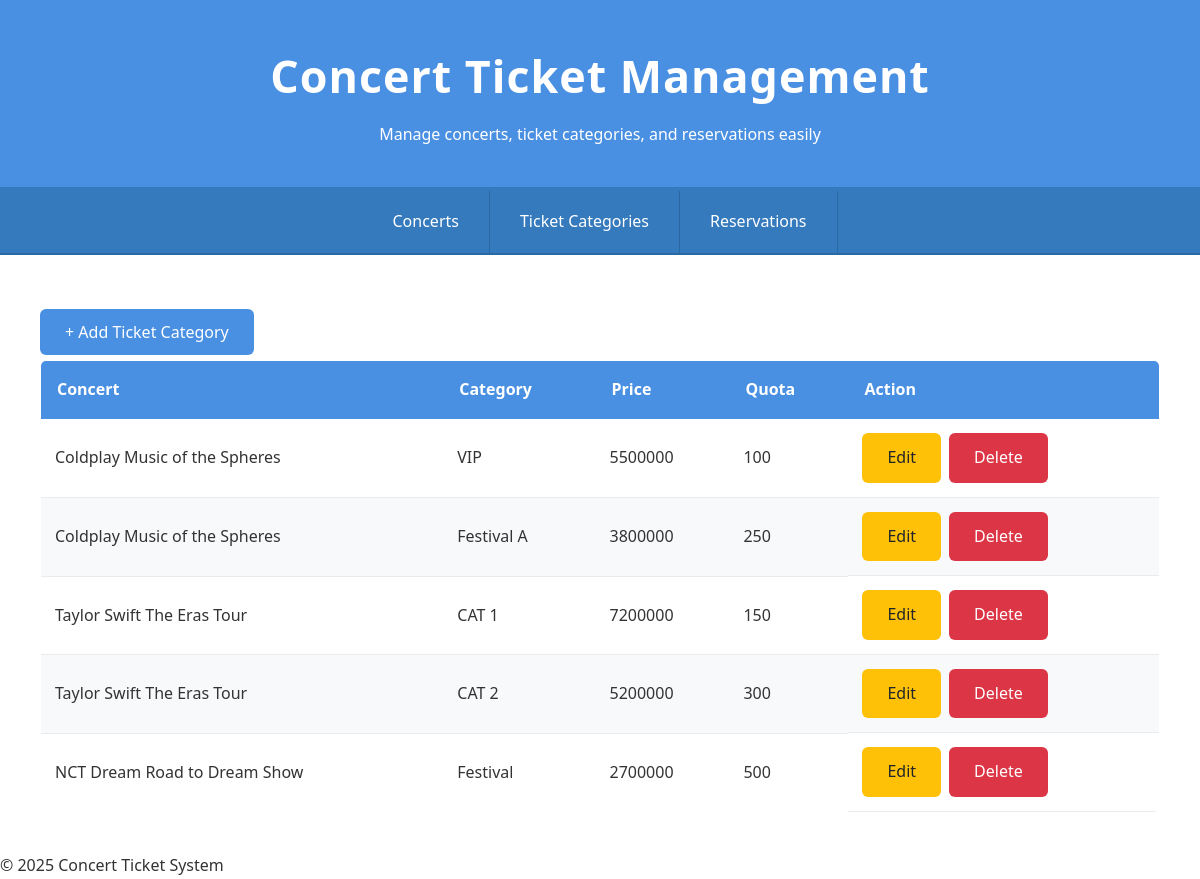
Page /?page=ticket&action=list on the committed database.
### tables this page shows
CREATE TABLE `ticket_category` (
  `id_ticket_category` int(11) NOT NULL,
  `id_concert` int(11) DEFAULT NULL,
  `category_name` varchar(50) DEFAULT NULL,
  `price` int(11) DEFAULT NULL,
  `quota` int(11) DEFAULT NULL
);

CREATE TABLE `concert` (
  `id_concert` int(11) NOT NULL,
  `concert_name` varchar(100) DEFAULT NULL,
  `date` date DEFAULT NULL,
  `venue` varchar(150) DEFAULT NULL
);

### config/db.php (called while the page is built, shortened)
<?php
class Database {
    private $host = "localhost";
    private $db_name = "db_konser";
    private $username = "root";
    private $password = "";
    public function __construct() {
        try {
            $this->conn = new PDO("mysql:host={$this->host};dbname={$this->db_name}", $this->username, $this->password);
        } catch (PDOException $e) {
            die("Connection error: " . $e->getMessage());
        }
    }
}
?>

### class/TicketCategory.php (called while the page is built, shortened)
<?php
require_once 'config/db.php';
class TicketCategory {
    private $db;
    public function __construct() {
        $this->db = (new Database())->conn;
    }
    public function getAll() {
        $sql = "SELECT t.*, c.concert_name
                FROM ticket_category t
                JOIN concert c ON t.id_concert = c.id_concert";
        $stmt = $this->db->prepare($sql);
        $stmt->execute();
        return $stmt->fetchAll(PDO::FETCH_ASSOC);
    }
}
?>

### view/ticket/list.php (the view, shortened to what this page needs)
<?php
$data = $ticket->getAll();
?>
<div class="action-buttons">
    <a href="?page=ticket&action=add" class="btn btn-success">+ Add Ticket Category</a>
</div>
<table>
<thead>
    <tr>
        <th>Concert</th>
        <th>Category</th>
        <th>Price</th>
        <th>Quota</th>
        <th>Action</th>
    </tr>
</thead>
<tbody>
<?php foreach ($data as $row): ?>
<tr>
    <td><?= $row['concert_name'] ?></td>
    <td><?= $row['category_name'] ?></td>
    <td><?= $row['price'] ?></td>
    <td><?= $row['quota'] ?></td>
    <td class="table-actions">
        <a href="?page=ticket&action=edit&id=<?= $row['id_ticket_category'] ?>"
           class="btn btn-warning">Edit</a>
        <a href="?page=ticket&del=<?= $row['id_ticket_category'] ?>"
           class="btn btn-danger">Delete</a>
    </td>
</tr>
<?php endforeach ?>
</tbody>
</table>

### index.php (shortened to what this page needs)
<?php
require_once "class/TicketCategory.php";
$ticket      = new TicketCategory();
$page   = $_GET["page"]   ?? "concert";
$action = $_GET["action"] ?? "list";
?>
<!DOCTYPE html>
<html lang="en">
<head>
    <link rel="stylesheet" href="style.css">
</head>
<body>
<div class="container">
    <header>
        <h1>Concert Ticket Management</h1>
        <p>Manage concerts, ticket categories, and reservations easily</p>
    </header>
    <nav>
        <ul>
            <li><a href="?page=concert&action=list">Concerts</a></li>
            <li><a href="?page=ticket&action=list">Ticket Categories</a></li>
            <li><a href="?page=reservation&action=list">Reservations</a></li>
        </ul>
    </nav>
    <main class="page-wrapper">
        <?php
        if (is_dir("view/$page") && file_exists("view/$page/$action.php")) {
            include "view/$page/$action.php";
        } else {
            echo "<h3>Page Not Found</h3>";
        }
        ?>
    </main>
    <footer>
        <p>© 2025 Concert Ticket System</p>
    </footer>
</div>
</body>
</html>

### style.css (style rules this page uses)
* { margin: 0; padding: 0; box-sizing: border-box; }
body { font-family: 'Segoe UI', Tahoma, Geneva, Verdana, sans-serif; background-color: #f5f7fa; color: #333; line-height: 1.6; min-height: 100vh; }
.container { max-width: 1200px; margin: 0 auto; background-color: white; min-height: 100vh; box-shadow: 0 0 20px rgba(0, 0, 0, 0.1); }
header { background-color: #4a90e2; color: white; text-align: center; padding: 40px 20px; border-bottom: 4px solid #357abd; }
header h1 { font-size: 2.8em; font-weight: 600; margin-bottom: 10px; letter-spacing: 1px; }
nav { background-color: #357abd; padding: 0; border-bottom: 2px solid #2968a3; margin-bottom: 25px; }
nav ul { list-style: none; display: flex; justify-content: center; flex-wrap: wrap; }
nav li { margin: 0; }
nav a { color: white; text-decoration: none; padding: 18px 30px; display: block; transition: all 0.3s ease; font-weight: 500; border-right: 1px solid #2968a3; }
main { padding: 40px; }
table { width: 100%; border-collapse: collapse; margin-top: 15px; background-color: white; border-radius: 6px; overflow: hidden; border: 1px solid #e3e6ea; }
th { background-color: #4a90e2; color: white; padding: 16px; text-align: left; }
td { padding: 14px; border-bottom: 1px solid #e9ecef; }
tbody tr:nth-child(even) { background-color: #f8f9fa; }
button, .btn { background-color: #4a90e2; color: white; padding: 12px 25px; border: none; border-radius: 6px; cursor: pointer; font-size: 16px; font-weight: 500; transition: 0.3s ease; text-decoration: none; }
.btn-danger { background-color: #dc3545; }
.btn-warning { background-color: #ffc107; color: #212529; }
.table-actions { display: flex; gap: 8px; }

### rows in the picture
ticket_category: id_concert.concert_name "Coldplay Music of the Spheres", category_name "VIP", price "5500000", quota "100"
ticket_category: id_concert.concert_name "Coldplay Music of the Spheres", category_name "Festival A", price "3800000", quota "250"
ticket_category: id_concert.concert_name "Taylor Swift The Eras Tour", category_name "CAT 1", price "7200000", quota "150"
ticket_category: id_concert.concert_name "Taylor Swift The Eras Tour", category_name "CAT 2", price "5200000", quota "300"
ticket_category: id_concert.concert_name "NCT Dream Road to Dream Show", category_name "Festival", price "2700000", quota "500"
